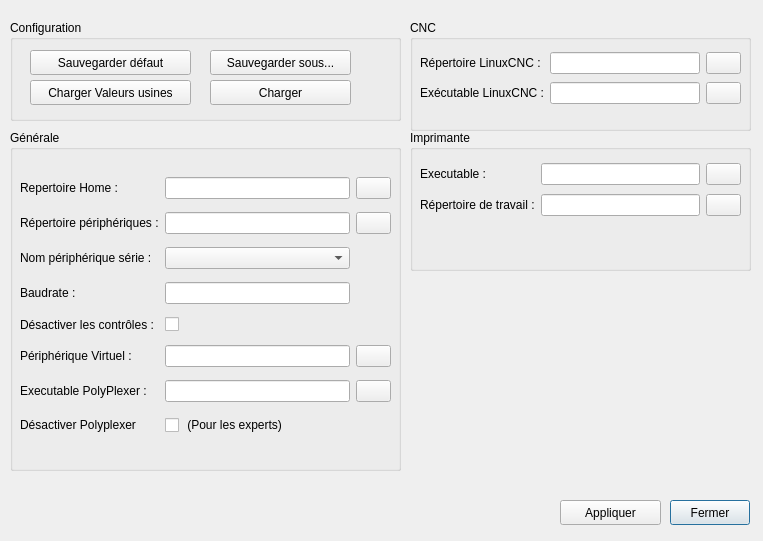
<?xml version="1.0" encoding="UTF-8"?>
<ui version="4.0">
 <class>DialogConfigSoft</class>
 <widget class="QDialog" name="DialogConfigSoft">
  <property name="geometry">
   <rect>
    <x>0</x>
    <y>0</y>
    <width>763</width>
    <height>541</height>
   </rect>
  </property>
  <property name="windowTitle">
   <string>Panneau de configuration</string>
  </property>
  <widget class="QPushButton" name="close">
   <property name="geometry">
    <rect>
     <x>670</x>
     <y>500</y>
     <width>80</width>
     <height>25</height>
    </rect>
   </property>
   <property name="text">
    <string>Fermer</string>
   </property>
   <property name="icon">
    <iconset resource="../ressources.qrc">
     <normaloff>:/img/img/close.png</normaloff>:/img/img/close.png</iconset>
   </property>
  </widget>
  <widget class="QPushButton" name="validate">
   <property name="geometry">
    <rect>
     <x>560</x>
     <y>500</y>
     <width>101</width>
     <height>25</height>
    </rect>
   </property>
   <property name="text">
    <string>Appliquer</string>
   </property>
   <property name="icon">
    <iconset resource="../ressources.qrc">
     <normaloff>:/img/img/validate.png</normaloff>:/img/img/validate.png</iconset>
   </property>
  </widget>
  <widget class="QGroupBox" name="groupBox_2">
   <property name="geometry">
    <rect>
     <x>410</x>
     <y>20</y>
     <width>341</width>
     <height>111</height>
    </rect>
   </property>
   <property name="title">
    <string>CNC</string>
   </property>
   <widget class="QWidget" name="layoutWidget">
    <property name="geometry">
     <rect>
      <x>10</x>
      <y>30</y>
      <width>321</width>
      <height>58</height>
     </rect>
    </property>
    <layout class="QGridLayout" name="gridLayout_3">
     <item row="0" column="0">
      <widget class="QLabel" name="label_2">
       <property name="text">
        <string>Répertoire LinuxCNC :</string>
       </property>
      </widget>
     </item>
     <item row="1" column="0">
      <widget class="QLabel" name="label_3">
       <property name="text">
        <string>Exécutable LinuxCNC :</string>
       </property>
      </widget>
     </item>
     <item row="1" column="1">
      <widget class="QLineEdit" name="linuxcncBin"/>
     </item>
     <item row="0" column="1">
      <widget class="QLineEdit" name="linuxcncDirectory"/>
     </item>
     <item row="0" column="2">
      <widget class="FolderButton" name="folderCNC">
       <property name="maximumSize">
        <size>
         <width>35</width>
         <height>25</height>
        </size>
       </property>
       <property name="text">
        <string/>
       </property>
       <property name="flat">
        <bool>false</bool>
       </property>
      </widget>
     </item>
     <item row="1" column="2">
      <widget class="FolderButton" name="folderExeCNC">
       <property name="maximumSize">
        <size>
         <width>35</width>
         <height>25</height>
        </size>
       </property>
       <property name="text">
        <string/>
       </property>
       <property name="flat">
        <bool>false</bool>
       </property>
      </widget>
     </item>
    </layout>
   </widget>
  </widget>
  <widget class="QGroupBox" name="groupBox_3">
   <property name="geometry">
    <rect>
     <x>10</x>
     <y>130</y>
     <width>391</width>
     <height>341</height>
    </rect>
   </property>
   <property name="title">
    <string>Générale</string>
   </property>
   <widget class="QWidget" name="layoutWidget">
    <property name="geometry">
     <rect>
      <x>10</x>
      <y>40</y>
      <width>371</width>
      <height>276</height>
     </rect>
    </property>
    <layout class="QGridLayout" name="gridLayout">
     <item row="6" column="0">
      <widget class="QLabel" name="label_13">
       <property name="text">
        <string>Executable PolyPlexer :</string>
       </property>
      </widget>
     </item>
     <item row="5" column="0">
      <widget class="QLabel" name="label_12">
       <property name="text">
        <string>Périphérique Virtuel : </string>
       </property>
      </widget>
     </item>
     <item row="5" column="1">
      <widget class="QLineEdit" name="virtualDevice"/>
     </item>
     <item row="3" column="1">
      <widget class="QLineEdit" name="baudrate"/>
     </item>
     <item row="0" column="2">
      <widget class="FolderButton" name="folderHome">
       <property name="maximumSize">
        <size>
         <width>35</width>
         <height>25</height>
        </size>
       </property>
       <property name="text">
        <string/>
       </property>
       <property name="flat">
        <bool>false</bool>
       </property>
      </widget>
     </item>
     <item row="1" column="0">
      <widget class="QLabel" name="label_7">
       <property name="text">
        <string>Répertoire périphériques :</string>
       </property>
      </widget>
     </item>
     <item row="0" column="1">
      <widget class="QLineEdit" name="homeDirectory"/>
     </item>
     <item row="2" column="1">
      <widget class="QComboBox" name="serialDeviceCombo"/>
     </item>
     <item row="0" column="0">
      <widget class="QLabel" name="label">
       <property name="text">
        <string>Repertoire Home :</string>
       </property>
      </widget>
     </item>
     <item row="2" column="0">
      <widget class="QLabel" name="label_8">
       <property name="text">
        <string>Nom périphérique série :</string>
       </property>
      </widget>
     </item>
     <item row="6" column="2">
      <widget class="FolderButton" name="folderExePolyPlexer">
       <property name="maximumSize">
        <size>
         <width>35</width>
         <height>25</height>
        </size>
       </property>
       <property name="text">
        <string/>
       </property>
       <property name="flat">
        <bool>false</bool>
       </property>
      </widget>
     </item>
     <item row="5" column="2">
      <widget class="FolderButton" name="folderVirtDevice">
       <property name="maximumSize">
        <size>
         <width>35</width>
         <height>25</height>
        </size>
       </property>
       <property name="text">
        <string/>
       </property>
       <property name="flat">
        <bool>false</bool>
       </property>
      </widget>
     </item>
     <item row="1" column="1">
      <widget class="QLineEdit" name="serialPortPath"/>
     </item>
     <item row="4" column="1">
      <widget class="QCheckBox" name="activateByPass">
       <property name="text">
        <string/>
       </property>
      </widget>
     </item>
     <item row="3" column="0">
      <widget class="QLabel" name="label_6">
       <property name="text">
        <string>Baudrate : </string>
       </property>
      </widget>
     </item>
     <item row="1" column="2">
      <widget class="FolderButton" name="folderDevices">
       <property name="maximumSize">
        <size>
         <width>35</width>
         <height>25</height>
        </size>
       </property>
       <property name="text">
        <string/>
       </property>
       <property name="flat">
        <bool>false</bool>
       </property>
      </widget>
     </item>
     <item row="6" column="1">
      <widget class="QLineEdit" name="polyplexerBin"/>
     </item>
     <item row="4" column="0">
      <widget class="QLabel" name="label_11">
       <property name="text">
        <string>Désactiver les contrôles :</string>
       </property>
      </widget>
     </item>
     <item row="7" column="0">
      <widget class="QLabel" name="label_14">
       <property name="text">
        <string>Désactiver Polyplexer</string>
       </property>
      </widget>
     </item>
     <item row="7" column="1">
      <widget class="QCheckBox" name="disablePolyplexer">
       <property name="text">
        <string> (Pour les experts)</string>
       </property>
      </widget>
     </item>
    </layout>
   </widget>
  </widget>
  <widget class="QGroupBox" name="groupBox_4">
   <property name="geometry">
    <rect>
     <x>10</x>
     <y>20</y>
     <width>391</width>
     <height>101</height>
    </rect>
   </property>
   <property name="title">
    <string>Configuration</string>
   </property>
   <widget class="QPushButton" name="pushButton">
    <property name="geometry">
     <rect>
      <x>200</x>
      <y>30</y>
      <width>141</width>
      <height>25</height>
     </rect>
    </property>
    <property name="text">
     <string>Sauvegarder sous...</string>
    </property>
   </widget>
   <widget class="QPushButton" name="pushButton_2">
    <property name="geometry">
     <rect>
      <x>200</x>
      <y>60</y>
      <width>141</width>
      <height>25</height>
     </rect>
    </property>
    <property name="text">
     <string>Charger</string>
    </property>
   </widget>
   <widget class="QPushButton" name="saveAsDefault">
    <property name="geometry">
     <rect>
      <x>20</x>
      <y>30</y>
      <width>161</width>
      <height>25</height>
     </rect>
    </property>
    <property name="text">
     <string>Sauvegarder défaut</string>
    </property>
   </widget>
   <widget class="QPushButton" name="loadFactoryValue">
    <property name="geometry">
     <rect>
      <x>20</x>
      <y>60</y>
      <width>161</width>
      <height>25</height>
     </rect>
    </property>
    <property name="text">
     <string>Charger Valeurs usines</string>
    </property>
   </widget>
  </widget>
  <widget class="QGroupBox" name="groupBox_5">
   <property name="geometry">
    <rect>
     <x>410</x>
     <y>130</y>
     <width>341</width>
     <height>141</height>
    </rect>
   </property>
   <property name="title">
    <string>Imprimante</string>
   </property>
   <widget class="QWidget" name="layoutWidget_2">
    <property name="geometry">
     <rect>
      <x>10</x>
      <y>30</y>
      <width>321</width>
      <height>61</height>
     </rect>
    </property>
    <layout class="QGridLayout" name="gridLayout_4">
     <item row="0" column="1">
      <widget class="QLineEdit" name="printersoftBin"/>
     </item>
     <item row="0" column="0">
      <widget class="QLabel" name="label_9">
       <property name="maximumSize">
        <size>
         <width>100</width>
         <height>16777215</height>
        </size>
       </property>
       <property name="text">
        <string>Executable :</string>
       </property>
      </widget>
     </item>
     <item row="1" column="0">
      <widget class="QLabel" name="label_10">
       <property name="text">
        <string>Répertoire de travail :</string>
       </property>
      </widget>
     </item>
     <item row="1" column="1">
      <widget class="QLineEdit" name="printerworkingdir"/>
     </item>
     <item row="0" column="2">
      <widget class="FolderButton" name="folderExePrinter">
       <property name="maximumSize">
        <size>
         <width>35</width>
         <height>25</height>
        </size>
       </property>
       <property name="text">
        <string/>
       </property>
       <property name="flat">
        <bool>false</bool>
       </property>
      </widget>
     </item>
     <item row="1" column="2">
      <widget class="FolderButton" name="folderPrinterWorkin">
       <property name="maximumSize">
        <size>
         <width>35</width>
         <height>25</height>
        </size>
       </property>
       <property name="text">
        <string/>
       </property>
       <property name="flat">
        <bool>false</bool>
       </property>
      </widget>
     </item>
    </layout>
   </widget>
  </widget>
 </widget>
 <customwidgets>
  <customwidget>
   <class>FolderButton</class>
   <extends>QPushButton</extends>
   <header>FolderButton.h</header>
  </customwidget>
 </customwidgets>
 <resources>
  <include location="../ressources.qrc"/>
 </resources>
 <connections/>
</ui>
